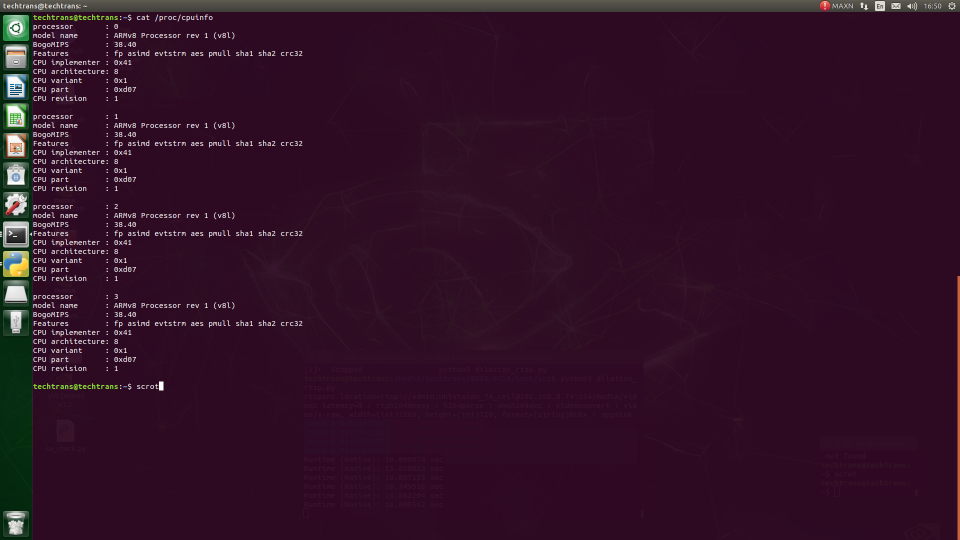
#> input picture lab1/src/img/jetson.png, 1920 x 1080 px, given in place of video2, which was not available (shown at 1/2 size)
$ python dilation_rtsp.py
#> lines starting #> are read from the running program, lines starting #| are printed output that depends on the picture; after the words box and inside, x2 and y2 are one past the last pixel; in counts of white or black regions, pixels touching at a corner belong together; pictures that were not available may be replaced by others from this repository, and a replacement may not be noted
import cv2
import numpy as np
import time


rtsp_url = 'rtsp://admin:UniVision_74_ceil@192.168.0.74:554/media/video2'  # RTSP URL

def gstreamer_pipeline(
        capture_width=1280,
        capture_height=720,
        display_width=1280,
        display_height=720,
        framerate=30,
        flip_method=0,
):
    return (
        "rtspsrc location={} latency=0 ! "
        "rtph264depay ! h264parse ! omxh264dec ! "
        "videoconvert ! "
        "video/x-raw, width=(int){}, height=(int){}, format=(string)BGRx ! "
        "appsink"
        .format(rtsp_url, capture_width, capture_height, framerate)
    )

def dilate_with_opencv(binary_image, kernel):
    dilated_image = cv2.dilate(binary_image, kernel, iterations=1)
    return dilated_image


def dilate_without_opencv(binary_image, kernel):
    height, width = binary_image.shape
    dilated_image = np.zeros((height, width), dtype=np.uint8)

    kernel_indices = np.argwhere(kernel == 1)

    for i, j in zip(*np.where(binary_image == 255)):
        for m, n in kernel_indices:
            if 0 <= i + m < height and 0 <= j + n < width:
                dilated_image[i + m, j + n] = 255

    return dilated_image

def compare_execution_time(binary_image, kernel):
    #start_time_opencv = time.time()
    #dilate_with_opencv(binary_image, kernel)
    #end_time_opencv = time.time()

    start_time_native = time.time()
    dilate_without_opencv(binary_image, kernel)
    end_time_native = time.time()

    #print("Runtime (OpenCV): {:.6f} sec".format(end_time_opencv - start_time_opencv))
    print("Runtime (Native): {:.6f} sec".format(end_time_native - start_time_native))

def main():
    print(gstreamer_pipeline())
    cap = cv2.VideoCapture(rtsp_url)
    kernel = np.array([[1, 1, 1],
                       [1, 1, 1],
                       [1, 1, 1]], dtype=np.uint8)
    if cap.isOpened():
        while True:
            ret_val, frame = cap.read()
#> frame is the input picture: shape (1080, 1920, 3); mean B, G, R 38.9, 17.4, 49.6
            if not ret_val:
                print("Failed to capture frame")
                break

            gray_frame = cv2.cvtColor(frame, cv2.COLOR_BGR2GRAY)
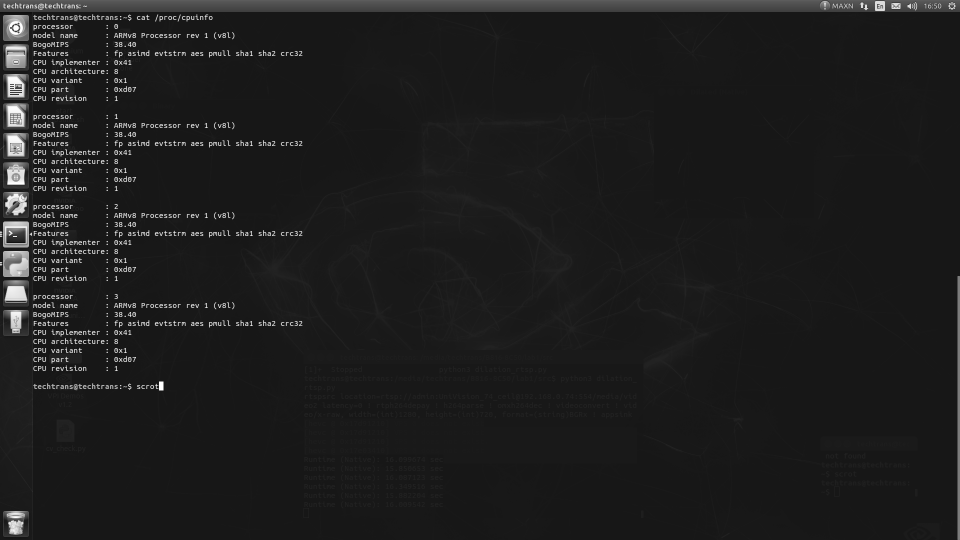
#> gray_frame: shape (1080, 1920) (shown at 1/2 size); min 1, max 255, mean 29.5
            binary_frame = cv2.threshold(gray_frame, 127, 255, cv2.THRESH_BINARY)[1]
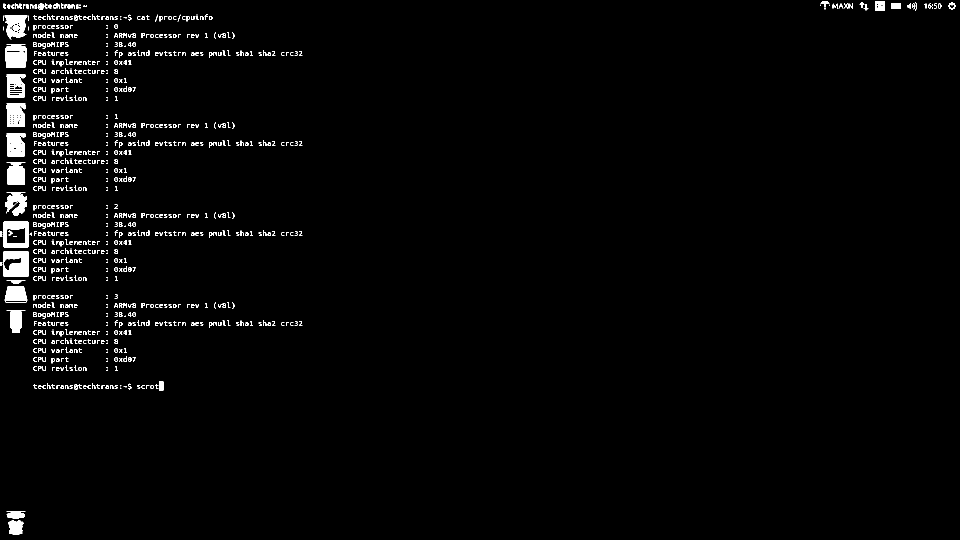
#> binary_frame: shape (1080, 1920) (shown at 1/2 size); 2% white; 944 white regions (222 under 20 px), largest, box (x1, y1, x2, y2) and area: (6, 502, 58, 554) 2273, (11, 89, 53, 136) 1677, (6, 443, 58, 495) 1555

            #dilated_frame_opencv = dilate_with_opencv(binary_frame, kernel)
            dilated_frame_native = dilate_without_opencv(binary_frame, kernel)
#> the loop in dilate_without_opencv, `for i, j in zip(*np.where(binary_image == 255)):` made 40487 passes
#> (i, j) on passes 1, 2, 4: (2, 1646), (2, 1647), (2, 1649)
#> after the loop in dilate_without_opencv, `for i, j in zip(*np.where(binary_image == 255)):`:
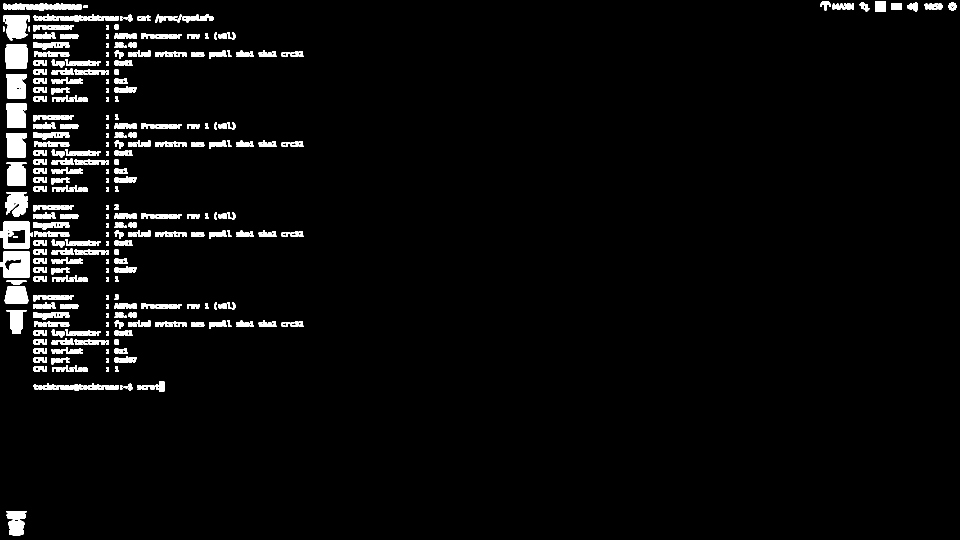
#> dilated_image: shape (1080, 1920) (shown at 1/2 size); 4% white; 334 white regions, largest, box (x1, y1, x2, y2) and area: (0, 502, 60, 556) 2657, (0, 443, 66, 497) 2221, (11, 89, 55, 138) 2037

            compare_execution_time(binary_frame, kernel)
#> the loop in dilate_without_opencv (call 2), `for i, j in zip(*np.where(binary_image == 255)):` made 40487 passes

            #cv2.imshow('Original', frame)
            cv2.imshow('Binary', binary_frame)
            #cv2.imshow('Dilated (OpenCV)', dilated_frame_opencv)
            cv2.imshow('Dilated (Native)', dilated_frame_native)

            keyCode = cv2.waitKey(1) & 0xFF
#> (key Esc is pressed here)
            if keyCode == 27:
                break

        cap.release()
        cv2.destroyAllWindows()
    else:
        print("Unable to open camera")

if __name__ == "__main__":
    main()
